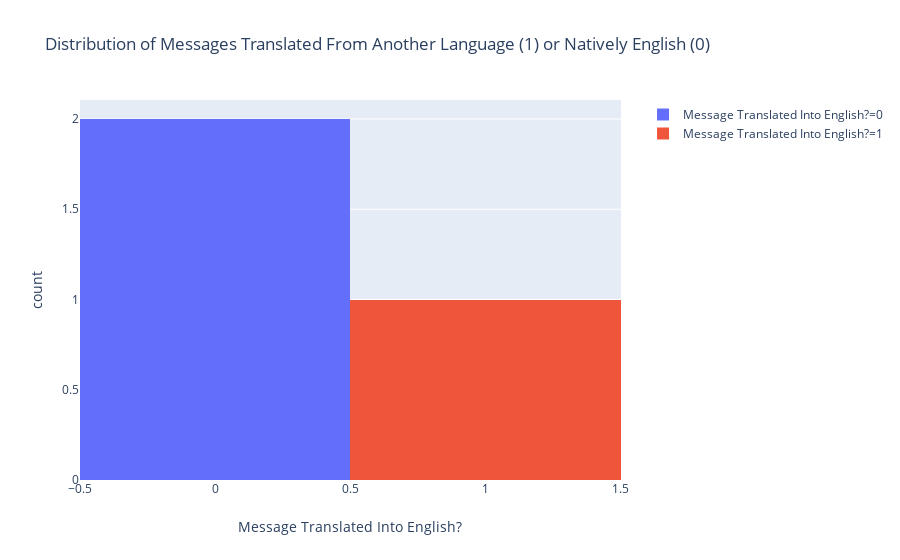

This figure's notebook cell:
### Code cell
fig = px.histogram(df, x='translated', color='translated',
                  labels={'translated': 'Message Translated Into English?',
                           'count': 'Number of Messages'},
                    title='Distribution of Messages Translated From Another Language (1) or Natively English (0)')
fig.show()

### Figure 1 — Plotly figure (JSON) as saved in the notebook; plotly's stock layout.template omitted (floating-point values rounded to 4 significant figures)
{"data": [{"alignmentgroup": "True", "bingroup": "x", "hoverlabel": {"namelength": 0}, "hovertemplate": "Message Translated Into English?=%{x}<br>count=%{y}", "legendgroup": "Message Translated Into English?=0", "marker": {"color": "#636efa"}, "name": "Message Translated Into English?=0", "offsetgroup": "Message Translated Into English?=0", "orientation": "v", "showlegend": true, "type": "histogram", "x": [0, 0], "xaxis": "x", "yaxis": "y"}, {"alignmentgroup": "True", "bingroup": "x", "hoverlabel": {"namelength": 0}, "hovertemplate": "Message Translated Into English?=%{x}<br>count=%{y}", "legendgroup": "Message Translated Into English?=1", "marker": {"color": "#EF553B"}, "name": "Message Translated Into English?=1", "offsetgroup": "Message Translated Into English?=1", "orientation": "v", "showlegend": true, "type": "histogram", "x": [1], "xaxis": "x", "yaxis": "y"}], "layout": {"autosize": true, "barmode": "relative", "legend": {"tracegroupgap": 0}, "title": {"text": "Distribution of Messages Translated From Another Language (1) or Natively English (0)"}, "xaxis": {"anchor": "y", "autorange": true, "categoryarray": [0, 1], "categoryorder": "array", "domain": [0, 0.98], "range": [-0.5, 1.5], "title": {"text": "Message Translated Into English?"}, "type": "linear"}, "yaxis": {"anchor": "x", "autorange": true, "domain": [0, 1], "range": [0, 2.105], "title": {"text": "count"}}}}
